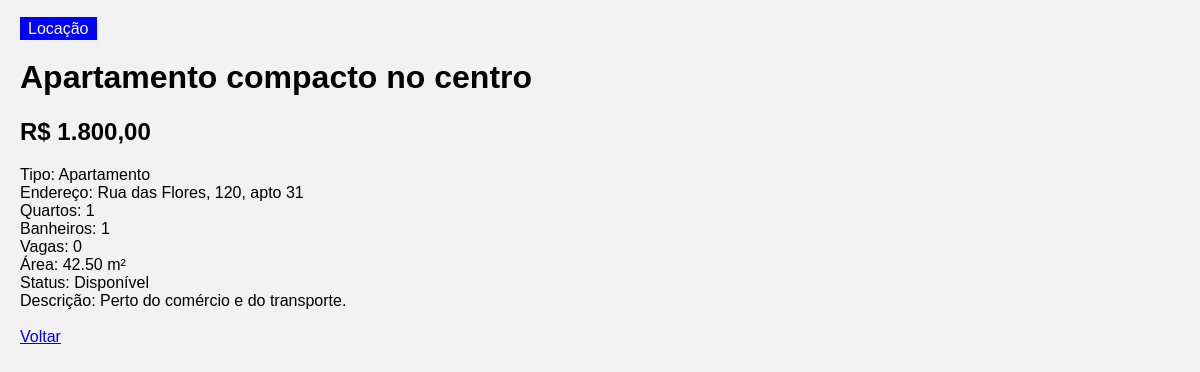
/Imovel/detalhes.php?id=1, run on an earlier commit of the app's database.
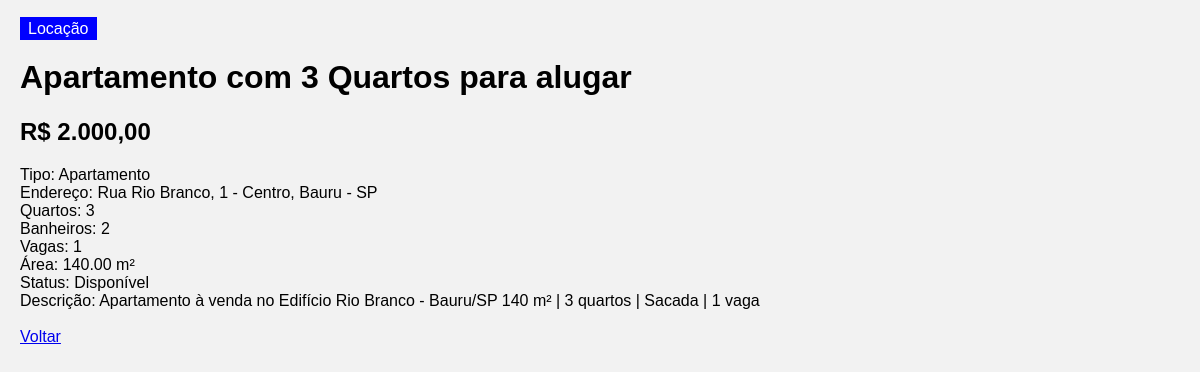
And on a later commit of the database.
### tables this page shows
CREATE TABLE IF NOT EXISTS imoveis (
    id INT NOT NULL AUTO_INCREMENT,
    titulo VARCHAR(120) NOT NULL,
    tipo_imovel VARCHAR(30) NOT NULL,
    finalidade VARCHAR(15) NOT NULL,
    preco DECIMAL(12,2) NOT NULL CHECK (preco >= 0),
    endereco VARCHAR(200) NOT NULL,
    quartos INT NOT NULL DEFAULT 0 CHECK (quartos >= 0),
    banheiros INT NOT NULL DEFAULT 1 CHECK (banheiros >= 0),
    vagas_garagem INT NOT NULL DEFAULT 0 CHECK (vagas_garagem >= 0),
    area_m2 DECIMAL(8,2) NOT NULL CHECK (area_m2 > 0),
    descricao TEXT NULL,
    status VARCHAR(20) NOT NULL DEFAULT 'Disponível',
    data_cadastro TIMESTAMP NOT NULL DEFAULT CURRENT_TIMESTAMP,
    PRIMARY KEY (id)
);

### Imovel/detalhes.php (the view, shortened to what this page needs)
<HTML>
<HEAD>
 <link rel="stylesheet" href="estilo.css">
</HEAD>
<BODY>
<?php
$id=$_GET["id"] ?? "";
$bd=mysqli_connect("localhost","root","","lar_futuro") or die ("erro!");
mysqli_set_charset($bd,"utf8mb4");
$id=mysqli_real_escape_string($bd,$id);
$consulta=mysqli_query($bd,"select * from imoveis where id='$id'");
$reg=mysqli_fetch_array($consulta);
if ($reg["finalidade"]=="Venda")
	$classe="venda";
else
	$classe="locacao";
?>
<span class="<?php echo $classe; ?>"><?php echo $reg["finalidade"]; ?></span>
<h1><?php echo $reg["titulo"]; ?></h1>
<h2>R$ <?php echo number_format($reg["preco"],2,",","."); ?></h2>
<?php
echo "Tipo: ".$reg["tipo_imovel"]."<br>
	  Endereço: ".$reg["endereco"]."<br>
	  Quartos: ".$reg["quartos"]."<br>
	  Banheiros: ".$reg["banheiros"]."<br>
	  Vagas: ".$reg["vagas_garagem"]."<br>
	  Área: ".$reg["area_m2"]." m²<br>
	  Status: ".$reg["status"]."<br>
	  Descrição: ".$reg["descricao"]."<br>";
?>
<br><a href="index.php">Voltar</a>
</BODY>
</HTML>

What changed in the data, as far as the page shows it:
changed imoveis "Locação": titulo "Apartamento compacto no centro" → "Apartamento com 3 Quartos para alugar"; preco "1.800,00" → "2.000,00"; endereco "Rua das Flores, 120, apto 31" → "Rua Rio Branco, 1 - Centro, Bauru - SP"; quartos "1" → "3"; banheiros "1" → "2"; vagas_garagem "0" → "1"; area_m2 "42.50" → "140.00"; descricao "Perto do comércio e do transporte." → "Apartamento à venda no Edifício Rio Branco - Bauru/SP 140 m² | 3 quartos | Sacada | 1 vaga"
